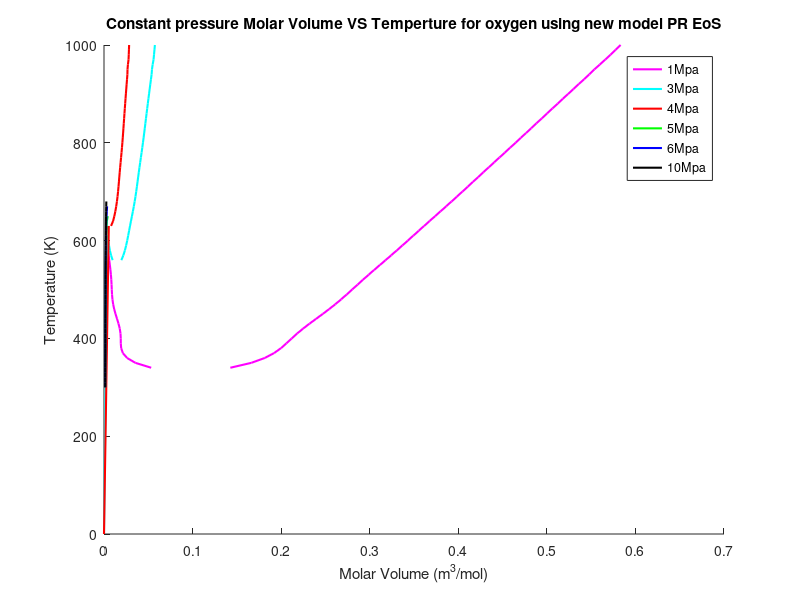
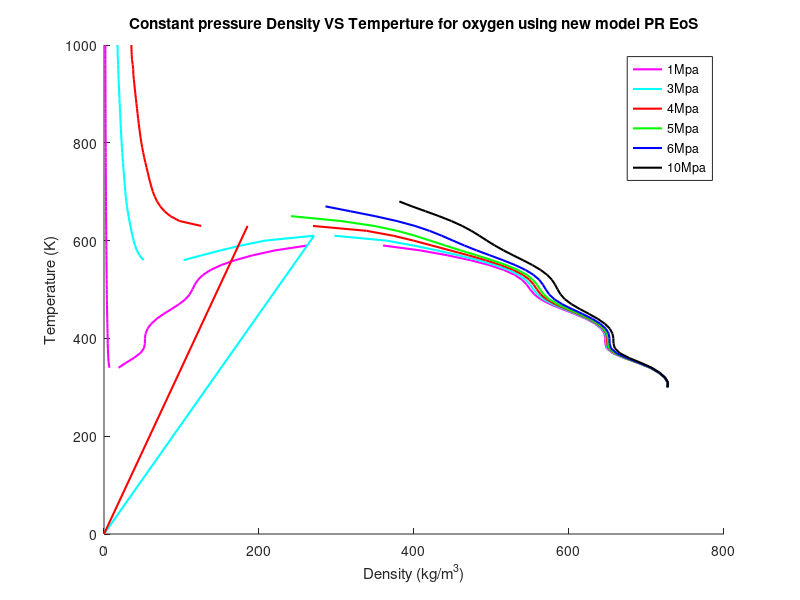
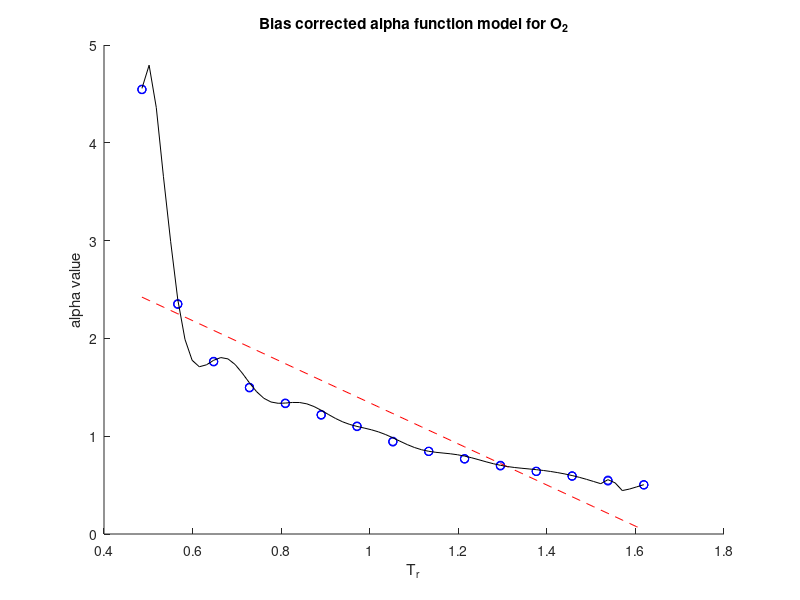

Write the MATLAB code that produced these figures, in order.
clear
clc
load('decane2.mat')

[numRows,numCols] = size(x)
j = linspace(low_lim_x,up_lim_x,71);

for m = 1:1:71
% h_theta xi calculation 
for i = 1:1:numRows
h_theta_1 = @(xi) exp(-(x(i)-xi).^2/gamma);
h_theta1 = integral(h_theta_1,low_lim_x,up_lim_x);
h_theta_2 = @(xi) xi.*exp(-(x(i)-xi).^2/gamma);
h_theta2 = integral(h_theta_2,low_lim_x,up_lim_x);
h_theta(1,i) = h_theta1;
h_theta(2,i) = h_theta2;
end

%h_theta x calculation which j is the input I am interested
h_theta_1j = @(xi) exp(-(j(m)-xi).^2/gamma);
h_theta1j = integral(h_theta_1j,low_lim_x,up_lim_x);
h_theta_2j = @(xi) xi.*exp(-(j(m)-xi).^2/gamma);
h_theta2j = integral(h_theta_2j,low_lim_x,up_lim_x);
h_thetaj(1) = h_theta1j;
h_thetaj(2) = h_theta2j;


%H_theta
 H_theta_1 = @(x,y) exp(-(x-y).^2./gamma);
 H_theta1 = integral2(H_theta_1,low_lim_x,up_lim_x,low_lim_x,up_lim_x);
 H_theta_2 = @(x,y) y.*exp(-(x-y).^2./gamma);
 H_theta2 = integral2(H_theta_2,low_lim_x,up_lim_x,low_lim_x,up_lim_x);
 H_theta_3 = @(x,y) x.*exp(-(x-y).^2./gamma);
 H_theta3 = integral2(H_theta_3,low_lim_x,up_lim_x,low_lim_x,up_lim_x) ;
 H_theta_4 = @(x,y) x.*y.*exp(-(x-y).^2./gamma);
 H_theta4 = integral2(H_theta_4,low_lim_x,up_lim_x,low_lim_x,up_lim_x);
 H_theta = [H_theta1,H_theta2
            H_theta3,H_theta4];
        
%Kn matrix calculation
 for i = 1:1:numRows
     for h = 1:1:numRows
         Kn(i,h) =exp(-(x(i)-x(h))^2/gamma) -[h_theta(1,i),h_theta(2,i)]*inv(H_theta)*[h_theta(1,h);h_theta(2,h)];
     end
 end
 
 for i = 1:1:numRows
     k(i) =exp(-(j(m)-x(i))^2/gamma) - [h_thetaj(1),h_thetaj(2)]*inv(H_theta)*[h_theta(1,i);h_theta(2,i)];
 end
 
 
 k_xx = exp(-(j(m)-j(m))^2/gamma) - [h_thetaj(1),h_thetaj(2)]*inv(H_theta)*[h_thetaj(1);h_thetaj(2)];
 

 v = r*ones(1,numRows);%model$g
 V = diag(v);
 f_theta = theta2*x+theta1;
 mu(m) = k*inv(Kn+V)*(Y-f_theta)

 sd(m) = nu * k_xx + r - nu * k *inv(Kn+V)*k';
end
model = theta2*j +theta1
alpha = model+mu
%figure 1 model vs experimental data
figure(3)
hold on
plot(x,Y,'bo')
plot(j,model,'r--')
plot(j,alpha,'k-')
hold off
title('Bias corrected alpha function model for O_2')
ylabel('alpha value')
xlabel('T_r')
%%
% % load oxygen_sat_data.mat
omega = 0.489; %Acentric factor
Tc = 617.7; %K
Pc = 2.12E6; %Pa
R = 8.31446; %J/(mol*K)
b = 0.07780*(R*Tc/Pc); % m^3/mol
a = 0.45724*(((R^2)*(Tc^2))/Pc); % J*m^3/mol
M = 142.29/1000; %kg/mol
P = [0.1E6,1E6,2E6,3E6,5E6,10E6];
delta_T = 10;
for j = 1:1:6
    T = 300;
    for i = 1:1:71
        A = (a*alpha(i)*P(j))/(R^2*T^2);
        B = (b*P(j))/(R*T);
        z = roots([1 -(1-B) (A-2*B-3*B^2) -(A*B-B^2-B^3)]);
        
        %decide the state whether it is vap or liq
        if imag(z(1,1)) == 0
            z_vap(i,j) = z(1,1);
            rho_vap(i,j) = P(j)*M/(z_vap(i,j)*R*T);
            v_vap(i,j) = 1/rho_vap(i,j);
            temp_vap(i,j)=T;
        end
        if imag(z(2,1)) == 0
            z_mid(i,j) = z(2,1);
            rho_mid(i,j) = P(j)*M/(z_mid(i,j)*R*T);
            v_mid(i,j) = 1/rho_mid(i,j);
            temp_mid(i,j)=T;
            
        end
        if imag(z(3,1))==0
            z_liq(i,j) = z(3,1);
            rho_liq(i,j) = P(j)*M/(z_liq(i,j)*R*T);
            v_liq(i,j) = 1/rho_liq(i,j);
            temp_liq(i,j)=T;
        end
        T_save(i)= T;
        T = T + delta_T;
    end
end

for j = 1:1:6
    for i = 1:1:71
        if temp_vap(i,j)== 0
           temp_vap(i,j) = NaN;
           v_vap(i,j) = NaN;
           rho_vap(i,j)=NaN;
        end
    end
end
for j = 1:1:6
    for i = 1:1:39
        if temp_liq(i,j)== 0
           temp_liq(i,j) = NaN;
           v_liq(i,j) = NaN;
           rho_liq(i,j) =NaN;
        end
    end
end
for j = 1:1:2
    for i = 1:1:31
        if temp_mid(i,j)== 0
           temp_mid(i,j) = NaN;
           v_mid(i,j) = NaN;
           rho_mid(i,j) =NaN;
        end
    end
end

color = ["m","c","r","g","b","k"];

figure(1)
hold on 
plot([NaN;v_liq(:,1);NaN;v_mid(:,1);NaN;v_vap(:,1);NaN],[NaN;temp_liq(:,1);NaN;temp_mid(:,1);NaN;temp_vap(:,1);NaN],color(1),'linewidth',1.5);
plot([NaN;v_liq(:,2);NaN;v_mid(:,2);NaN;v_vap(:,2);NaN],[NaN;temp_liq(:,2);NaN;temp_mid(:,2);NaN;temp_vap(:,2);NaN],color(2),'linewidth',1.5);
plot([NaN;v_liq(:,3);NaN;v_mid(:,3);NaN;v_vap(:,3);NaN],[NaN;temp_liq(:,3);NaN;temp_mid(:,3);NaN;temp_vap(:,3);NaN],color(3),'linewidth',1.5);
plot([NaN;v_liq(:,4);NaN],[NaN;temp_liq(:,4);NaN],color(4),'linewidth',1.5);
plot([NaN;v_liq(:,5);NaN],[NaN;temp_liq(:,5);NaN],color(5),'linewidth',1.5);
plot([v_liq(:,6)],[temp_liq(:,6)],color(6),'linewidth',1.5);
% plot(v_liq_sat,T_sat,"rp");
% plot(v_vapor_sat,T_sat,"rp");
legend("1Mpa","3Mpa","4Mpa","5Mpa","6Mpa","10Mpa","Saturation line")
title("Constant pressure Molar Volume VS Temperture for oxygen using new model PR EoS")
xlabel("Molar Volume (m^3/mol)")
ylabel("Temperature (K)")
% axis([0 0.8*10^-3 40 160])
hold off

figure(2)
hold on 
plot([NaN;rho_liq(:,1);NaN;rho_mid(:,1);NaN;rho_vap(:,1);NaN],[NaN;temp_liq(:,1);NaN;temp_mid(:,1);NaN;temp_vap(:,1);NaN],color(1),'linewidth',1.5);
plot([NaN;rho_liq(:,2);NaN;rho_mid(:,2);NaN;rho_vap(:,2);NaN],[NaN;temp_liq(:,2);NaN;temp_mid(:,2);NaN;temp_vap(:,2);NaN],color(2),'linewidth',1.5);
plot([NaN;rho_liq(:,3);NaN;rho_mid(:,3);NaN;rho_vap(:,3);NaN],[NaN;temp_liq(:,3);NaN;temp_mid(:,3);NaN;temp_vap(:,3);NaN],color(3),'linewidth',1.5);
plot([NaN;rho_liq(:,4);NaN],[NaN;temp_liq(:,4);NaN],color(4),'linewidth',1.5);
plot([NaN;rho_liq(:,5);NaN],[NaN;temp_liq(:,5);NaN],color(5),'linewidth',1.5);
plot([rho_liq(:,6)],[temp_liq(:,6)],color(6),'linewidth',1.5);
% plot(rho_liq_sat,T_sat,"rp");
% plot(rho_vapor_sat,T_sat,"rp");
legend("1Mpa","3Mpa","4Mpa","5Mpa","6Mpa","10Mpa","Saturation line")
title("Constant pressure Density VS Temperture for oxygen using new model PR EoS")
xlabel("Density (kg/m^3)")
ylabel("Temperature (K)")
hold off
